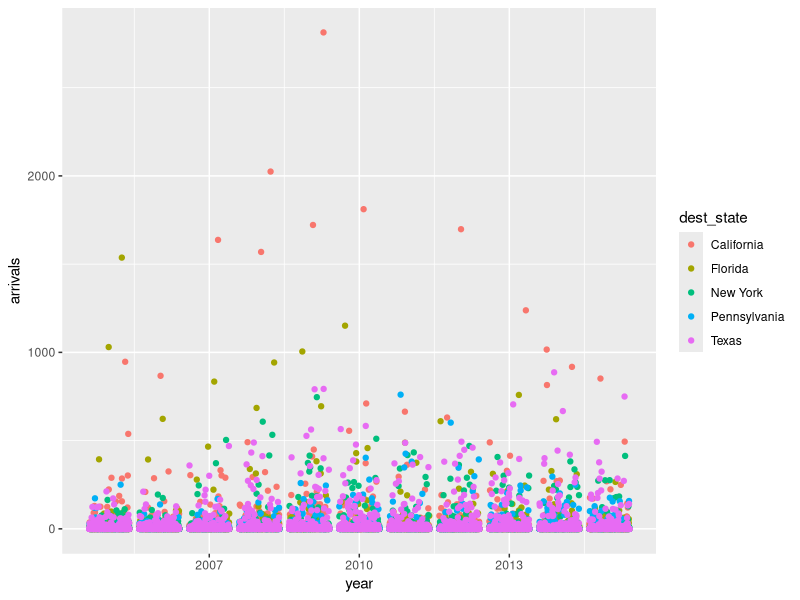

Recreate this plot in R.
## ---- chunk 1
knitr::opts_chunk$set(echo = TRUE)
library(dplyr)
install.packages("tidytext")
library(tidytext)
library(readr)
library(stringr)
library(lubridate)
library(tidyr)
library(ggplot2)
## ---- chunk 2
# load data
destination <- read_csv("data/refugees-destination-05-15.csv")

destination %>%
  select(arrivals, year, dest_state) %>% 
  filter(dest_state %in% c("California","Texas","New York","Florida","Pennsylvania")) %>% 
  ggplot(aes(x=year, y=arrivals, group = dest_state, color = dest_state)) + geom_jitter() 
